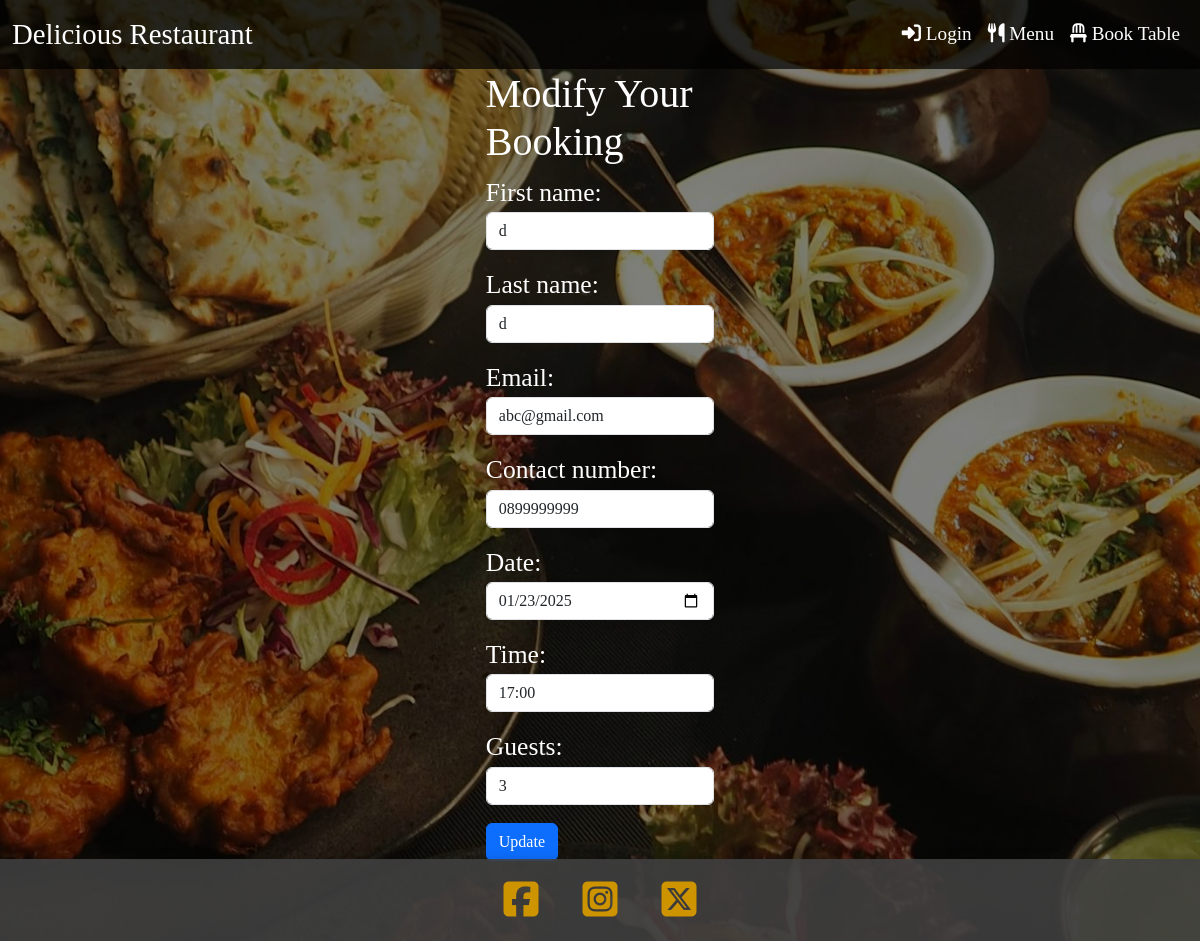
Page /modifybooking/4/ on the committed database.
### dine_smart/myrestaurant/models.py (models this page shows, shortened)
class Reservation(models.Model):
    user = models.ForeignKey(User, on_delete=models.CASCADE, null=True, blank=True)
    first_name = models.CharField(max_length=50, null=False, blank=False)
    last_name = models.CharField(max_length=50, null=False, blank=False)
    email = models.EmailField(null=False, blank=False)
    contact_number = models.CharField(max_length=15, null=False, blank=False)
    date = models.DateField(null=False, blank=False)
    time = models.TimeField(null=False, blank=False)
    guests = models.IntegerField(null=False, blank=False)
    table = models.ForeignKey(Table, on_delete=models.CASCADE, default=get_default_table)

### dine_smart/myrestaurant/views.py (the view)
# urls.py: path('modifybooking/<int:entry_id>/', modify_booking, name='modifybooking'),
def modify_booking(request, entry_id):
    entry = get_object_or_404(Reservation, pk=entry_id)
    if request.method == 'POST':
        form = ReserveForm(request.POST, instance=entry)
        if form.is_valid():
            form.save()
            return redirect('show_bookings')
    else:
        form = ReserveForm(instance=entry)
    return render(request, 'modifybooking/modifybooking.html', {'form': form})

### dine_smart/templates/modifybooking/modifybooking.html (shortened to what this page needs)
{% extends 'home/home.html' %}
{% block content %}
  <div class="container">
    <div class="row">
      <div class="col-12 col-md-8 offset-md-2">
        <h1>Modify Your Booking</h1>
        <form method="POST">
          {{ form.as_p }}
          <button type="submit" class="btn btn-primary">Update</button>
        </form>
      </div>
    </div>
  </div>
{% endblock %}

### dine_smart/myrestaurant/static/home/style.css (style rules this page uses)
html, body { height: 100%; margin: 0; }
body { position: relative; background: url('images/home_background.jpg') no-repeat center center fixed; background-size: cover; color: #ffffff; font-family: 'Cormorant Garamond', serif; }
body::before { content: ""; position: absolute; top: 0; left: 0; right: 0; bottom: 0; background: rgba(0, 0, 0, 0.5); z-index: -1; }
.container { display: flex; flex-direction: column; justify-content: center; align-items: center; min-height: 70vh; font-size: 1.6rem; color: #ffffff; }

### rows in the picture
Reservation: first_name "d", last_name "d", email "abc@gmail.com", contact_number "0899999999", date "01/23/2025", time "17:00", guests "3"
